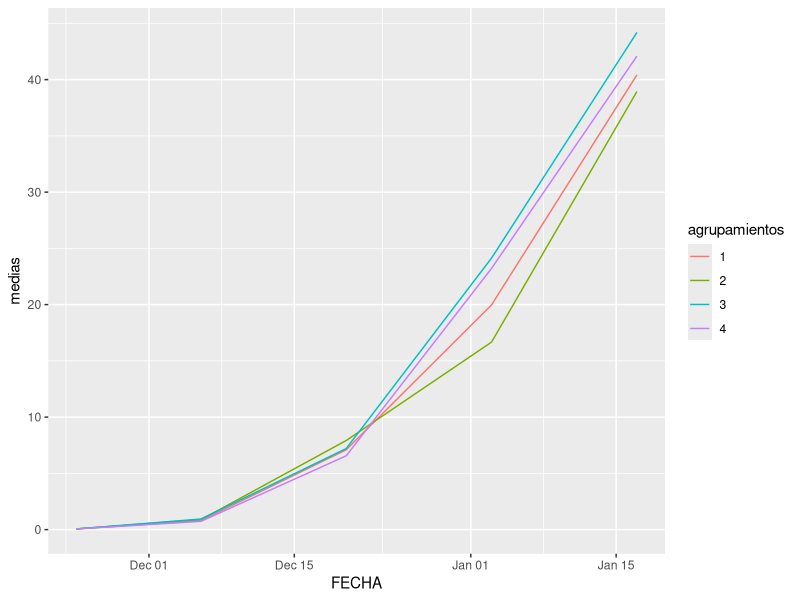
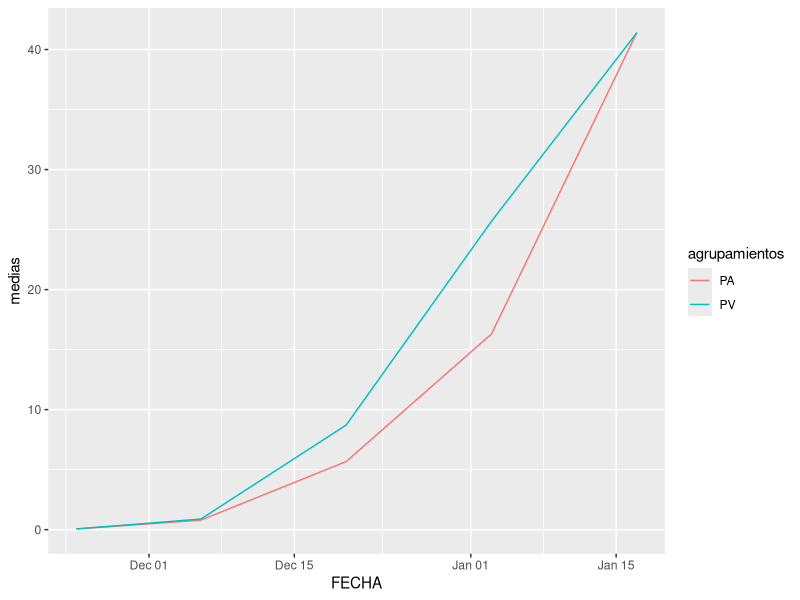
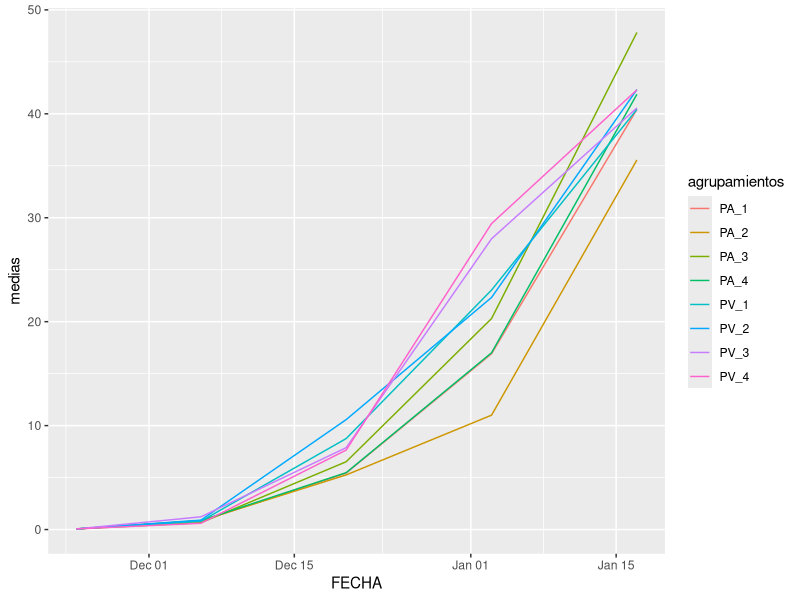
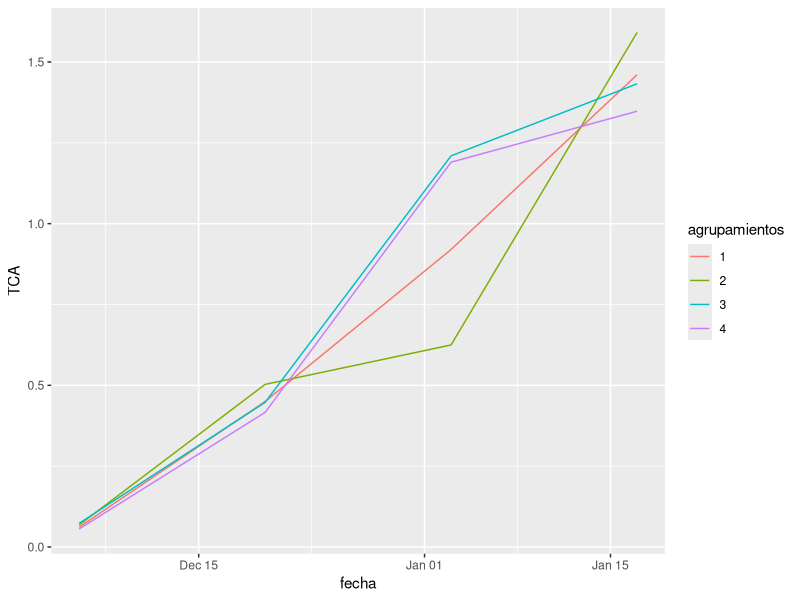
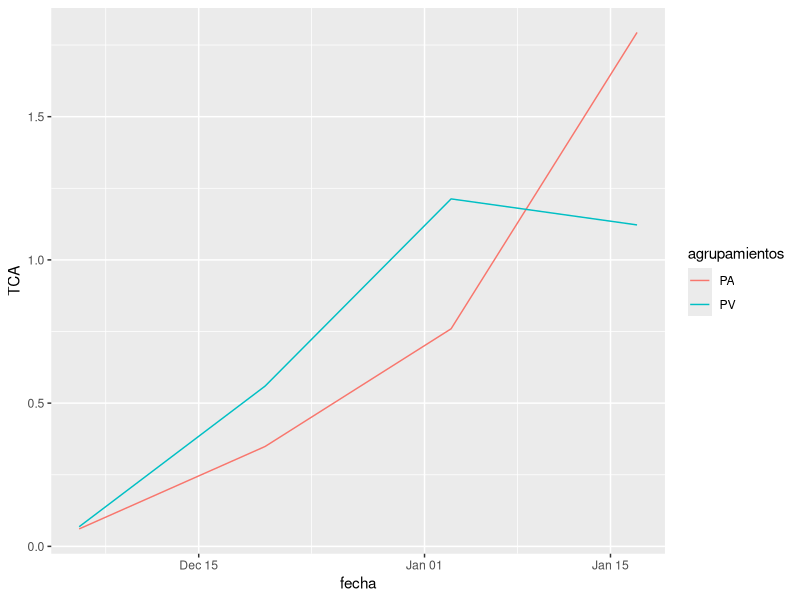
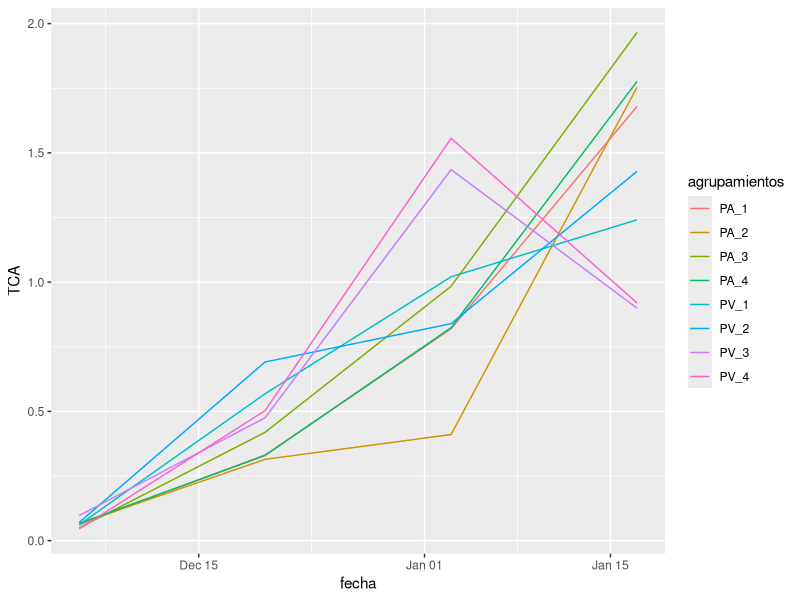
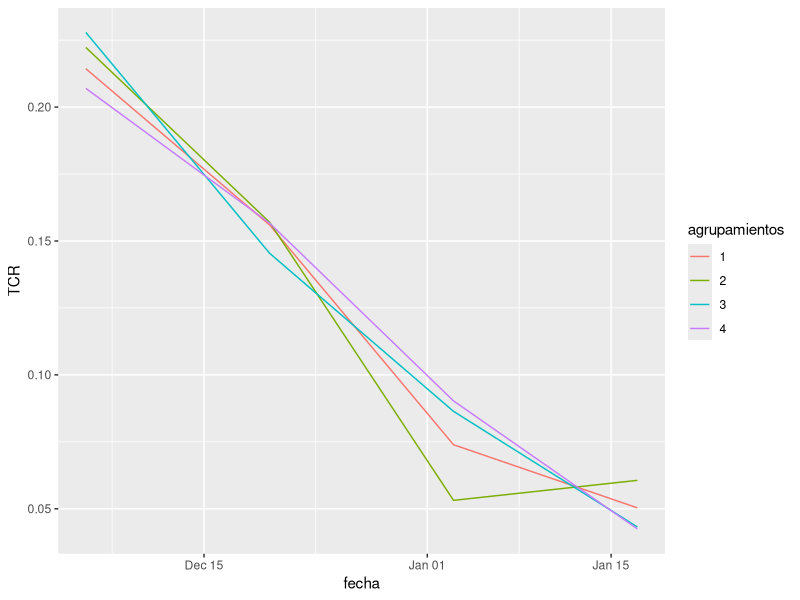
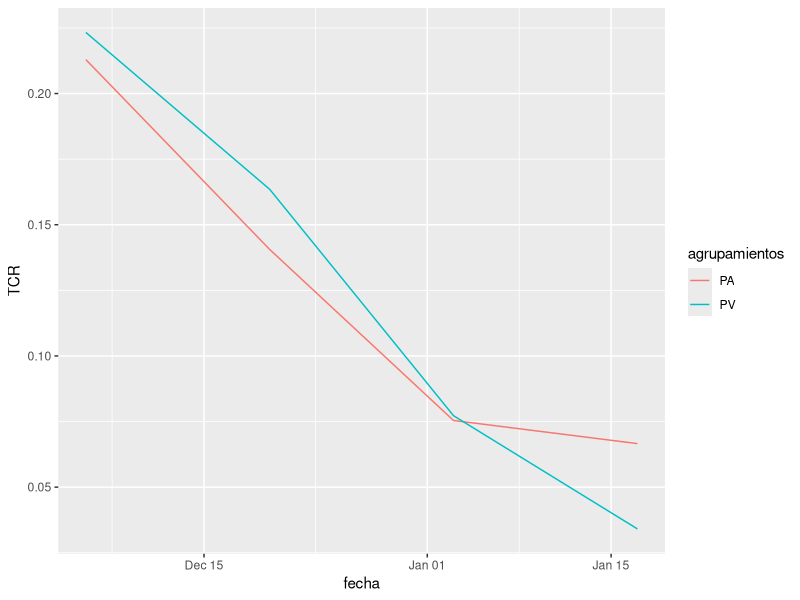

Write R code to recreate these figures, in order.
## ---- chunk 1
resumir2fat<-function(fat1, 
                      fat2, 
                      resp,
                      trat,
                      df
){
  nf1<-unique(fat1)
  nf2<-unique(fat2)
  alltrat<-unique(trat)
  
  medias<-c()
  Desvio_Standar<-c()
  numero<-c()
  ag<-c()
  
  for (f1 in nf1){
    ag<-c(ag, 'dosis')
    medias<-c(medias, mean(resp[fat1==f1]))
    Desvio_Standar<-c(Desvio_Standar, sd(resp[fat1==f1]))
    numero<-c(numero, sum(with(df, fat1==f1)))
  }
 
  for (f2 in nf2){
    ag<-c(ag, 'variedad')
    medias<-c(medias, mean(resp[fat2==f2]))
    Desvio_Standar<-c(Desvio_Standar, sd(resp[fat2==f2]))
    numero<-c(numero, sum(with(df, fat2==f2)))
  }
  for (t in alltrat){
    ag<-c(ag, 'tratamientos')
    medias<-c(medias, mean(resp[trat==t]))
    Desvio_Standar<-c(Desvio_Standar, sd(resp[trat==t]))
    numero<-c(numero, sum(with(df, trat==t)))
  }
  agrupamientos<-c(nf1, nf2, alltrat)
  CV<-(Desvio_Standar/medias)*100
  return(data.frame(ag, agrupamientos, numero, medias, Desvio_Standar, CV))
}
## ---- chunk 2
### Fecha 1
MS06DIC<-read.csv("MS06DIC.csv", header=TRUE, sep=",", dec=",")

nv<-c()

for (i in MS06DIC$Variedad){
  if (i==1){
    nv<-c(nv, 'PA')
  } else {
    nv<-c(nv, 'PV')
  }
}

MS06DIC["NV"]<-nv

MS06DIC["Tratamientos"]<-paste(MS06DIC$NV, MS06DIC$Dosis, sep="_") #esto agrega una columna con el nombre del tratamiento

### Fecha 2
MS20DIC<-read.csv("MS20DIC.csv", header=TRUE, sep=",", dec=",")

nv<-c()

for (i in MS20DIC$Variedad){
  if (i==1){
    nv<-c(nv, 'PA')
  } else {
    nv<-c(nv, 'PV')
  }
}

MS20DIC["NV"]<-nv

MS20DIC["Tratamientos"]<-paste(MS20DIC$NV, MS20DIC$Dosis, sep="_") #esto agrega una columna con el nombre del tratamiento

### Fecha 3
MS03ENE<-read.csv("MS03ENE.csv", header=TRUE, sep=",", dec=",")

nv<-c()

for (i in MS03ENE$Variedad){
  if (i==1){
    nv<-c(nv, 'PA')
  } else {
    nv<-c(nv, 'PV')
  }
}

MS03ENE["NV"]<-nv

MS03ENE["Tratamientos"]<-paste(MS03ENE$NV, MS03ENE$Dosis, sep="_") #esto agrega una columna con el nombre del tratamiento

# Fecha 4
MS17ENE<-read.csv("MS17ENE.csv", header=TRUE, sep=",", dec=",")

nv<-c()

for (i in MS17ENE$Variedad){
  if (i==1){
    nv<-c(nv, 'PA')
  } else {
    nv<-c(nv, 'PV')
  }
}

MS17ENE["NV"]<-nv

MS17ENE["Tratamientos"]<-paste(MS17ENE$NV, MS17ENE$Dosis, sep="_") #esto agrega una columna con el nombre del tratamiento
## ---- chunk 3
MSPLE1<-read.csv("plantines1.csv", header=TRUE, sep=",", dec=",")

MSPLE1$PesoT<-(MSPLE1$PesoTotal/MSPLE1$plantines)*3

MSPLE1$A<-c(52.850, 40.133, 28.911, 27.625,
            44.394, 47.834, 37.094, 19.809)

nv<-c()

for (i in MSPLE1$Variedad){
  if (i==1){
    nv<-c(nv, 'PA')
  } else {
    nv<-c(nv, 'PV')
  }
}

MSPLE1["NV"]<-nv

MSPLE1<-rbind(MSPLE1, MSPLE1, MSPLE1, MSPLE1)

MSPLE1$Dosis<-c(1,1,1,1,1,1,1,1,
                2,2,2,2,2,2,2,2,
                3,3,3,3,3,3,3,3,
                4,4,4,4,4,4,4,4)
MSPLE1["Tratamientos"]<-paste(MSPLE1$NV, MSPLE1$Dosis, sep="_") #esto agrega una columna con el nombre del tratamiento

## ---- chunk 4
#fecha 0 -plantines- (obntiene el descriptivo y luego añade una columna con la fecha)
descPT24NOV<-resumir2fat(MSPLE1$Dosis, MSPLE1$NV, MSPLE1$PesoT, MSPLE1$Tratamientos, MSPLE1)

fecha<-c()
for (i in c(1:14)){
  fecha<-c(fecha, "2022-11-24")
}
fecha<-as.Date(fecha, format="%Y-%m-%d")

descPT24NOV$FECHA<-fecha



#fecha 1 (ontiene el descriptivo y luego añade una columna con la fecha)
descPT06DIC<-resumir2fat(MS06DIC$Dosis, MS06DIC$NV, MS06DIC$PesoT, MS06DIC$Tratamientos, MS06DIC)

fecha<-c()
for (i in c(1:14)){
  fecha<-c(fecha, "2022-12-6")
}
fecha<-as.Date(fecha, format="%Y-%m-%d")

descPT06DIC$FECHA<-fecha

#fecha 2 (ontiene el descriptivo y luego añade una columna con la fecha)
descPT20DIC<-resumir2fat(MS20DIC$Dosis, MS20DIC$NV, MS20DIC$PesoT, MS20DIC$Tratamientos, MS20DIC)

fecha<-c()
for (i in c(1:14)){
  fecha<-c(fecha, "2022-12-20")
}
fecha<-as.Date(fecha, format="%Y-%m-%d")

descPT20DIC$FECHA<-fecha

#fecha 3 (ontiene el descriptivo y luego añade una columna con la fecha)

descPT03ENE<-resumir2fat(MS03ENE$Dosis, MS03ENE$NV, MS03ENE$PesoT, MS03ENE$Tratamientos, MS03ENE)

fecha<-c()
for (i in c(1:14)){
  fecha<-c(fecha, "2023-1-3")
}
fecha<-as.Date(fecha, format="%Y-%m-%d")

descPT03ENE$FECHA<-fecha

#fecha 4 (ontiene el descriptivo y luego añade una columna con la fecha)

descPT17ENE<-resumir2fat(MS17ENE$Dosis, MS17ENE$NV, MS17ENE$PesoT, MS17ENE$Tratamientos, MS17ENE)

fecha<-c()
for (i in c(1:14)){
  fecha<-c(fecha, "2023-1-17")
}
fecha<-as.Date(fecha, format="%Y-%m-%d")

descPT17ENE$FECHA<-fecha
## ---- chunk 5
descPTe1<-rbind(descPT24NOV, descPT06DIC, descPT20DIC, descPT03ENE, descPT17ENE)

descPTe1
## ---- chunk 6
library(ggplot2)
library(patchwork)

g1<-ggplot(data= descPTe1[descPTe1$ag=='dosis',], aes(FECHA, medias, color=agrupamientos))+geom_line()
g2<-ggplot(data= descPTe1[descPTe1$ag=='variedad',], aes(FECHA, medias, color=agrupamientos))+geom_line()
g3<-ggplot(data= descPTe1[descPTe1$ag=='tratamientos',], aes(FECHA, medias, color=agrupamientos))+geom_line()

g1
g2
g3
## ---- chunk 7

TCA1<-(descPT06DIC$medias-descPT24NOV$medias)/as.integer(difftime(descPT06DIC$FECHA, descPT24NOV$FECHA, units='days'))

TCA2<-(descPT20DIC$medias-descPT06DIC$medias)/as.integer(difftime(descPT20DIC$FECHA, descPT06DIC$FECHA, units='days'))

TCA3<-(descPT03ENE$medias-descPT20DIC$medias)/as.integer(difftime(descPT03ENE$FECHA, descPT20DIC$FECHA, units='days'))

TCA4<-(descPT17ENE$medias-descPT03ENE$medias)/as.integer(difftime(descPT17ENE$FECHA, descPT03ENE$FECHA, units='days'))

TCA<-c(TCA1, TCA2, TCA3, TCA4)
fecha<-c(descPT06DIC$FECHA, 
         descPT20DIC$FECHA,
         descPT03ENE$FECHA,
         descPT17ENE$FECHA)
ag<-c(descPT06DIC$ag, 
         descPT20DIC$ag,
         descPT03ENE$ag,
         descPT17ENE$ag)
agrupamientos<-c(descPT06DIC$agrupamientos, 
         descPT20DIC$agrupamientos,
         descPT03ENE$agrupamientos,
         descPT17ENE$agrupamientos)
dfTCA<-data.frame(fecha, ag, agrupamientos, TCA)

dfTCA

## ---- chunk 8
library(ggplot2)
library(patchwork)

g1<-ggplot(data= dfTCA[dfTCA$ag=='dosis',], aes(fecha, TCA, color=agrupamientos))+geom_line()
g2<-ggplot(data= dfTCA[dfTCA$ag=='variedad',], aes(fecha, TCA, color=agrupamientos))+geom_line()
g3<-ggplot(data= dfTCA[dfTCA$ag=='tratamientos',], aes(fecha, TCA, color=agrupamientos))+geom_line()

g1
g2
g3
## ---- chunk 9
TCR1<-(log(descPT06DIC$medias)-log(descPT24NOV$medias))/as.integer(difftime(descPT06DIC$FECHA, descPT24NOV$FECHA, units='days'))

TCR2<-(log(descPT20DIC$medias)-log(descPT06DIC$medias))/as.integer(difftime(descPT20DIC$FECHA, descPT06DIC$FECHA, units='days'))

TCR3<-(log(descPT03ENE$medias)-log(descPT20DIC$medias))/as.integer(difftime(descPT03ENE$FECHA, descPT20DIC$FECHA, units='days'))

TCR4<-(log(descPT17ENE$medias)-log(descPT03ENE$medias))/as.integer(difftime(descPT17ENE$FECHA, descPT03ENE$FECHA, units='days'))

TCR<-c(TCR1, TCR2, TCR3, TCR4)


dfTCA$TCR<-c(TCR)
## ---- chunk 10
library(ggplot2)
library(patchwork)

g1<-ggplot(data= dfTCA[dfTCA$ag=='dosis',], aes(fecha, TCR, color=agrupamientos))+geom_line()
g2<-ggplot(data= dfTCA[dfTCA$ag=='variedad',], aes(fecha, TCR, color=agrupamientos))+geom_line()
g3<-ggplot(data= dfTCA[dfTCA$ag=='tratamientos',], aes(fecha, TCR, color=agrupamientos))+geom_line()

g1
g2
g3
## ---- chunk 11

regModelAF<- function(trat, AS, HM){
  #creamos vectores vacios para guardar cada parametro del modelo: ordenada al origen, pendiente de la recta, coefi. pearson de la ordenada y de la pendiente, r^2 y r^2 ajustado del modelo
    ord <-c() 
    prord<-c()
    pend<-c()
    prpend<-c()
    rsq<-c()
    radj<-c()
    tratamientos<-unique(trat)
    
    #El ciclo FOR va ir realizando una regresion por CADA TRATAMIENTO y guardando los datos en cada vector creado

for (i in tratamientos){
  HMT<-HM[trat== i] #PESO HOJAS MEDIDAS DEL TRATAMIENTO I
  AFT<-AS[trat== i] #AREA FOLIAR DE LAS HOJAS MEDIDAS DEL TRATAMIENTO I
  
  regresion<-summary(lm(AFT~HMT)) #SE EJECUTA LA REGRESION
  
  ord<-c(ord, regresion$coefficients[1,1]) #guarda el intercept del tratamiento i en un vector
  prord<-c(prord, regresion$coefficients[1,4]) #guarda el coeficiente de pearson de la ordenada para el tratamiento i
  pend<-c(pend, regresion$coefficients[2,1]) #guarda la pendiente del tratamiento i en un vector
  prpend<-c(prpend, regresion$coefficients[2,4]) #guarda el coeficiente de pearson de la pendienyte en el tratamiento i
  rsq<-c(rsq, regresion$r.squared) #guarda el r^2 del modelo al tratamiento i
  radj<-c(radj, regresion$adj.r.squared) #guarda el r^2 ajustado del modelo para el tratamiento i
}
    
 # creamos un data frame con los vectores

MAF<-data.frame(tratamientos, ord, prord, pend, prpend, rsq, radj)

return(MAF)
    
}

## ---- chunk 12
modeloAfFecha2<-regModelAF(MS20DIC$Tratamientos, MS20DIC$AS, MS20DIC$HM)

modeloAfFecha3<-regModelAF(MS03ENE$Tratamientos, MS03ENE$AS, MS03ENE$HM)

modeloAfFecha4<-regModelAF(MS17ENE$Tratamientos, MS17ENE$AS, MS17ENE$HM)

## ---- chunk 13

calcAf<-function(H, trat, MAF){
#Se recorre fila por fila calculando PH*PENDIENA + ORDENADA para obtener un vector con el area foliar

areasF<-c()

for (i in c(1:32)){
  ordenada<-MAF$ord[MAF$tratamientos== trat[i]]
  pendiente<-MAF$pend[MAF$tratamientos== trat[i]]
  pesohojas<-H[i]
  af<-ordenada + pendiente*pesohojas
  areasF<-c(areasF, af) 
}
 return(areasF)  
}

## ---- chunk 14
MS20DIC$A<-calcAf(MS20DIC$HM+MS20DIC$HSM, MS20DIC$Tratamientos, modeloAfFecha2)

MS03ENE$A<-calcAf(MS03ENE$HM+MS03ENE$HSM, MS03ENE$Tratamientos, modeloAfFecha3)

MS17ENE$A<-calcAf(MS17ENE$HM+MS17ENE$HSM, MS17ENE$Tratamientos, modeloAfFecha4)

## ---- chunk 15
descA24NOV<-resumir2fat(MSPLE1$Dosis, MSPLE1$NV, MSPLE1$A, MSPLE1$Tratamientos, MSPLE1)

descA06DIC<-resumir2fat(MS06DIC$Dosis, MS06DIC$NV, MS06DIC$A, MS06DIC$Tratamientos, MS06DIC)

descA20DIC<-resumir2fat(MS20DIC$Dosis, MS20DIC$NV, MS20DIC$A, MS20DIC$Tratamientos, MS20DIC)

descA03ENE<-resumir2fat(MS03ENE$Dosis, MS03ENE$NV, MS03ENE$A, MS03ENE$Tratamientos, MS03ENE)

descA17ENE<-resumir2fat(MS17ENE$Dosis, MS17ENE$NV, MS17ENE$A, MS17ENE$Tratamientos, MS17ENE)
## ---- chunk 16
descPTe1$AREAF<-c(descA24NOV$medias,
            descA06DIC$medias, 
            descA20DIC$medias, 
            descA03ENE$medias, 
            descA17ENE$medias)
## ---- chunk 17
library(ggplot2)
library(patchwork)

g1<-ggplot(data= descPTe1[descPTe1$ag=='dosis',], aes(FECHA, AREAF, color=agrupamientos))+geom_line()
g2<-ggplot(data= descPTe1[descPTe1$ag=='variedad',], aes(FECHA, AREAF, color=agrupamientos))+geom_line()
g3<-ggplot(data= descPTe1[descPTe1$ag=='tratamientos',], aes(FECHA, AREAF, color=agrupamientos))+geom_line()

g1
g2
g3
## ---- chunk 18
TAL1<-TCA1*((log(descA06DIC$medias)-log(descA24NOV$medias))/(descA06DIC$medias-descA24NOV$medias))

TAL2<-TCA2*((log(descA20DIC$medias)-log(descA06DIC$medias))/(descA20DIC$medias-descA06DIC$medias))

TAL3<-TCA3*((log(descA03ENE$medias)-log(descA20DIC$medias))/(descA03ENE$medias-descA20DIC$medias))

TAL4<-TCA4*((log(descA17ENE$medias)-log(descA03ENE$medias))/(descA17ENE$medias-descA03ENE$medias))

TAL<-c(TAL1, TAL2, TAL3, TAL4)


dfTCA$TAL<-TAL
## ---- chunk 19
library(ggplot2)
library(patchwork)

g1<-ggplot(data= dfTCA[dfTCA$ag=='dosis',], aes(fecha, TAL, color=agrupamientos))+geom_line()
g2<-ggplot(data= dfTCA[dfTCA$ag=='variedad',], aes(fecha, TAL, color=agrupamientos))+geom_line()
g3<-ggplot(data= dfTCA[dfTCA$ag=='tratamientos',], aes(fecha, TAL, color=agrupamientos))+geom_line()

g1
g2
g3
## ---- chunk 20
NE1<-read.csv('NutrientesE1.csv', header=T, sep=',', dec=',')

nv<-c()

for (i in NE1$variedad){
  if (i==1){
    nv<-c(nv, 'PA')
  } else {
    nv<-c(nv, 'PV')
  }
}

NE1["NV"]<-nv

NE1["Tratamientos"]<-paste(NE1$NV, NE1$dosis, sep="_") #esto agrega una columna con el nombre del tratamiento

## ---- chunk 21
#Obtener una estadistica descriptiva del nitrogeno para cada fecha

NE1$Medicion<-trimws(NE1$Medicion)

#fecha 1
NF<-NE1[NE1$Medicion =="PRIMERA",]

descN06DIC<-resumir2fat(NF$dosis, 
                        NF$NV, 
                        NF$N., 
                        NF$Tratamientos, 
                        NF)

fecha<-c()
for (i in c(1:14)){
  fecha<-c(fecha, "2022-12-6")
}
fecha<-as.Date(fecha, format="%Y-%m-%d")

descN06DIC$FECHA<-fecha

#fecha 2

NF<-NE1[NE1$Medicion =="SEGUNDA",]

descN20DIC<-resumir2fat(NF$dosis, 
                        NF$NV, 
                        NF$N., 
                        NF$Tratamientos, 
                        NF)

fecha<-c()
for (i in c(1:14)){
  fecha<-c(fecha, "2022-12-20")
}
fecha<-as.Date(fecha, format="%Y-%m-%d")

descN20DIC$FECHA<-fecha

#fecha 3

NF<-NE1[NE1$Medicion =="TERCERA",]

descN03ENE<-resumir2fat(NF$dosis, 
                        NF$NV, 
                        NF$N., 
                        NF$Tratamientos, 
                        NF)

fecha<-c()

for (i in c(1:14)){
  fecha<-c(fecha, "2023-1-3")
}
fecha<-as.Date(fecha, format="%Y-%m-%d")

descN03ENE$FECHA<-fecha
 
#fecha 4 
  NF<-NE1[NE1$Medicion =="CUARTA",]

descN17ENE<-resumir2fat(NF$dosis, 
                        NF$NV, 
                        NF$N., 
                        NF$Tratamientos, 
                        NF)

fecha<-c()
for (i in c(1:14)){
  fecha<-c(fecha, "2023-1-17")
}
fecha<-as.Date(fecha, format="%Y-%m-%d")

descN17ENE$FECHA<-fecha

#unir en un data frame

descNe1<-rbind(descN06DIC,
               descN20DIC,
               descN03ENE,
               descN17ENE)


## ---- chunk 22
library(ggplot2)
g1<-ggplot(descNe1[descNe1$ag=='dosis',], aes(FECHA, medias, color=agrupamientos))+geom_line()

g2<-ggplot(descNe1[descNe1$ag=='variedad',], aes(FECHA, medias, color=agrupamientos))+geom_line()

g3<-ggplot(descNe1[descNe1$ag=='tratamientos',], aes(FECHA, medias, color=agrupamientos))+geom_line()

g1
g2
g3
## ---- chunk 23
concN<-c(NA, NA, NA, NA, NA, NA, NA, NA, NA, NA, NA, NA, NA, NA,
         descNe1$medias)

descPTe1$Nx100<-concN

descPTe1$Nacu<-descPTe1$Nx100*descPTe1$medias

descPTe1

g1<-ggplot(descPTe1[descPTe1$ag=='dosis',], aes(FECHA, Nacu, color=agrupamientos))+geom_line()

g2<-ggplot(descPTe1[descPTe1$ag=='variedad',], aes(FECHA, Nacu, color=agrupamientos))+geom_line()

g3<-ggplot(descPTe1[descPTe1$ag=='tratamientos',], aes(FECHA, Nacu, color=agrupamientos))+geom_line()

g1
g2
g3
## ---- chunk 24
#Obtener una estadistica descriptiva del Fósforo para cada fecha

NE1$Medicion<-trimws(NE1$Medicion)

#fecha 1
NF<-NE1[NE1$Medicion =="PRIMERA",]

descP06DIC<-resumir2fat(NF$dosis, 
                        NF$NV, 
                        NF$P., 
                        NF$Tratamientos, 
                        NF)

fecha<-c()
for (i in c(1:14)){
  fecha<-c(fecha, "2022-12-6")
}
fecha<-as.Date(fecha, format="%Y-%m-%d")

descP06DIC$FECHA<-fecha

#fecha 2

NF<-NE1[NE1$Medicion =="SEGUNDA",]

descP20DIC<-resumir2fat(NF$dosis, 
                        NF$NV, 
                        NF$P., 
                        NF$Tratamientos, 
                        NF)

fecha<-c()
for (i in c(1:14)){
  fecha<-c(fecha, "2022-12-20")
}
fecha<-as.Date(fecha, format="%Y-%m-%d")

descP20DIC$FECHA<-fecha

#fecha 3

NF<-NE1[NE1$Medicion =="TERCERA",]

descP03ENE<-resumir2fat(NF$dosis, 
                        NF$NV, 
                        NF$P., 
                        NF$Tratamientos, 
                        NF)

fecha<-c()

for (i in c(1:14)){
  fecha<-c(fecha, "2023-1-3")
}
fecha<-as.Date(fecha, format="%Y-%m-%d")

descP03ENE$FECHA<-fecha
 
#fecha 4 
  NF<-NE1[NE1$Medicion =="CUARTA",]

descP17ENE<-resumir2fat(NF$dosis, 
                        NF$NV, 
                        NF$P., 
                        NF$Tratamientos, 
                        NF)

fecha<-c()
for (i in c(1:14)){
  fecha<-c(fecha, "2023-1-17")
}
fecha<-as.Date(fecha, format="%Y-%m-%d")

descP17ENE$FECHA<-fecha

#unir en un data frame

descPe1<-rbind(descP06DIC,
               descP20DIC,
               descP03ENE,
               descP17ENE)


## ---- chunk 25
library(ggplot2)
g1<-ggplot(descPe1[descPe1$ag=='dosis',], aes(FECHA, medias, color=agrupamientos))+geom_line()

g2<-ggplot(descPe1[descPe1$ag=='variedad',], aes(FECHA, medias, color=agrupamientos))+geom_line()

g3<-ggplot(descPe1[descPe1$ag=='tratamientos',], aes(FECHA, medias, color=agrupamientos))+geom_line()

g1
g2
g3
## ---- chunk 26
concP<-c(NA, NA, NA, NA, NA, NA, NA, NA, NA, NA, NA, NA, NA, NA,
         descPe1$medias)

descPTe1$Px100<-concP

descPTe1$Pacu<-descPTe1$Px100*descPTe1$medias

descPTe1

g1<-ggplot(descPTe1[descPTe1$ag=='dosis',], aes(FECHA, Pacu, color=agrupamientos))+geom_line()

g2<-ggplot(descPTe1[descPTe1$ag=='variedad',], aes(FECHA, Pacu, color=agrupamientos))+geom_line()

g3<-ggplot(descPTe1[descPTe1$ag=='tratamientos',], aes(FECHA, Pacu, color=agrupamientos))+geom_line()

g1
g2
g3
## ---- chunk 27
#Obtener una estadistica descriptiva del nitrogeno para cada fecha

NE1$Medicion<-trimws(NE1$Medicion)

#fecha 1
NF<-NE1[NE1$Medicion =="PRIMERA",]

descK06DIC<-resumir2fat(NF$dosis, 
                        NF$NV, 
                        NF$K., 
                        NF$Tratamientos, 
                        NF)

fecha<-c()
for (i in c(1:14)){
  fecha<-c(fecha, "2022-12-6")
}
fecha<-as.Date(fecha, format="%Y-%m-%d")

descK06DIC$FECHA<-fecha

#fecha 2

NF<-NE1[NE1$Medicion =="SEGUNDA",]

descK20DIC<-resumir2fat(NF$dosis, 
                        NF$NV, 
                        NF$K., 
                        NF$Tratamientos, 
                        NF)

fecha<-c()
for (i in c(1:14)){
  fecha<-c(fecha, "2022-12-20")
}
fecha<-as.Date(fecha, format="%Y-%m-%d")

descK20DIC$FECHA<-fecha

#fecha 3

NF<-NE1[NE1$Medicion =="TERCERA",]

descK03ENE<-resumir2fat(NF$dosis, 
                        NF$NV, 
                        NF$K., 
                        NF$Tratamientos, 
                        NF)

fecha<-c()

for (i in c(1:14)){
  fecha<-c(fecha, "2023-1-3")
}
fecha<-as.Date(fecha, format="%Y-%m-%d")

descK03ENE$FECHA<-fecha
 
#fecha 4 
  NF<-NE1[NE1$Medicion =="CUARTA",]

descK17ENE<-resumir2fat(NF$dosis, 
                        NF$NV, 
                        NF$K., 
                        NF$Tratamientos, 
                        NF)

fecha<-c()
for (i in c(1:14)){
  fecha<-c(fecha, "2023-1-17")
}
fecha<-as.Date(fecha, format="%Y-%m-%d")

descK17ENE$FECHA<-fecha

#unir en un data frame

descKe1<-rbind(descK06DIC,
               descK20DIC,
               descK03ENE,
               descK17ENE)


## ---- chunk 28
library(ggplot2)
g1<-ggplot(descKe1[descKe1$ag=='dosis',], aes(FECHA, medias, color=agrupamientos))+geom_line()

g2<-ggplot(descKe1[descKe1$ag=='variedad',], aes(FECHA, medias, color=agrupamientos))+geom_line()

g3<-ggplot(descKe1[descKe1$ag=='tratamientos',], aes(FECHA, medias, color=agrupamientos))+geom_line()

g1
g2
g3
## ---- chunk 29
concK<-c(NA, NA, NA, NA, NA, NA, NA, NA, NA, NA, NA, NA, NA, NA,
         descKe1$medias)

descPTe1$Kx100<-concK

descPTe1$Kacu<-descPTe1$Kx100*descPTe1$medias

descPTe1

g1<-ggplot(descPTe1[descPTe1$ag=='dosis',], aes(FECHA, Kacu, color=agrupamientos))+geom_line()

g2<-ggplot(descPTe1[descPTe1$ag=='variedad',], aes(FECHA, Kacu, color=agrupamientos))+geom_line()

g3<-ggplot(descPTe1[descPTe1$ag=='tratamientos',], aes(FECHA, Kacu, color=agrupamientos))+geom_line()

g1
g2
g3
## ---- chunk 30
#Obtener una estadistica descriptiva del nitrogeno para cada fecha

NE1$Medicion<-trimws(NE1$Medicion)

#fecha 1
NF<-NE1[NE1$Medicion =="PRIMERA",]

descCa06DIC<-resumir2fat(NF$dosis, 
                        NF$NV, 
                        NF$Ca., 
                        NF$Tratamientos, 
                        NF)

fecha<-c()
for (i in c(1:14)){
  fecha<-c(fecha, "2022-12-6")
}
fecha<-as.Date(fecha, format="%Y-%m-%d")

descCa06DIC$FECHA<-fecha

#fecha 2

NF<-NE1[NE1$Medicion =="SEGUNDA",]

descCa20DIC<-resumir2fat(NF$dosis, 
                        NF$NV, 
                        NF$Ca., 
                        NF$Tratamientos, 
                        NF)

fecha<-c()
for (i in c(1:14)){
  fecha<-c(fecha, "2022-12-20")
}
fecha<-as.Date(fecha, format="%Y-%m-%d")

descCa20DIC$FECHA<-fecha

#fecha 3

NF<-NE1[NE1$Medicion =="TERCERA",]

descCa03ENE<-resumir2fat(NF$dosis, 
                        NF$NV, 
                        NF$Ca., 
                        NF$Tratamientos, 
                        NF)

fecha<-c()

for (i in c(1:14)){
  fecha<-c(fecha, "2023-1-3")
}
fecha<-as.Date(fecha, format="%Y-%m-%d")

descCa03ENE$FECHA<-fecha
 
#fecha 4 
  NF<-NE1[NE1$Medicion =="CUARTA",]

descCa17ENE<-resumir2fat(NF$dosis, 
                        NF$NV, 
                        NF$Ca., 
                        NF$Tratamientos, 
                        NF)

fecha<-c()
for (i in c(1:14)){
  fecha<-c(fecha, "2023-1-17")
}
fecha<-as.Date(fecha, format="%Y-%m-%d")

descCa17ENE$FECHA<-fecha

#unir en un data frame

descCae1<-rbind(descCa06DIC,
               descCa20DIC,
               descCa03ENE,
               descCa17ENE)


## ---- chunk 31
library(ggplot2)
g1<-ggplot(descKe1[descCae1$ag=='dosis',], aes(FECHA, medias, color=agrupamientos))+geom_line()

g2<-ggplot(descKe1[descCae1$ag=='variedad',], aes(FECHA, medias, color=agrupamientos))+geom_line()

g3<-ggplot(descKe1[descCae1$ag=='tratamientos',], aes(FECHA, medias, color=agrupamientos))+geom_line()

g1
g2
g3
## ---- chunk 32
concK<-c(NA, NA, NA, NA, NA, NA, NA, NA, NA, NA, NA, NA, NA, NA,
         descCae1$medias)

descPTe1$Cax100<-concK

descPTe1$Caacu<-descPTe1$Cax100*descPTe1$medias

descPTe1

g1<-ggplot(descPTe1[descPTe1$ag=='dosis',], aes(FECHA, Caacu, color=agrupamientos))+geom_line()

g2<-ggplot(descPTe1[descPTe1$ag=='variedad',], aes(FECHA, Caacu, color=agrupamientos))+geom_line()

g3<-ggplot(descPTe1[descPTe1$ag=='tratamientos',], aes(FECHA, Caacu, color=agrupamientos))+geom_line()

g1
g2
g3
## ---- chunk 33
#Obtener una estadistica descriptiva del nitrogeno para cada fecha

NE1$Medicion<-trimws(NE1$Medicion)

#fecha 1
NF<-NE1[NE1$Medicion =="PRIMERA",]

descMg06DIC<-resumir2fat(NF$dosis, 
                        NF$NV, 
                        NF$Mg., 
                        NF$Tratamientos, 
                        NF)

fecha<-c()
for (i in c(1:14)){
  fecha<-c(fecha, "2022-12-6")
}
fecha<-as.Date(fecha, format="%Y-%m-%d")

descMg06DIC$FECHA<-fecha

#fecha 2

NF<-NE1[NE1$Medicion =="SEGUNDA",]

descMg20DIC<-resumir2fat(NF$dosis, 
                        NF$NV, 
                        NF$Mg., 
                        NF$Tratamientos, 
                        NF)

fecha<-c()
for (i in c(1:14)){
  fecha<-c(fecha, "2022-12-20")
}
fecha<-as.Date(fecha, format="%Y-%m-%d")

descMg20DIC$FECHA<-fecha

#fecha 3

NF<-NE1[NE1$Medicion =="TERCERA",]

descMg03ENE<-resumir2fat(NF$dosis, 
                        NF$NV, 
                        NF$Mg., 
                        NF$Tratamientos, 
                        NF)

fecha<-c()

for (i in c(1:14)){
  fecha<-c(fecha, "2023-1-3")
}
fecha<-as.Date(fecha, format="%Y-%m-%d")

descMg03ENE$FECHA<-fecha
 
#fecha 4 
  NF<-NE1[NE1$Medicion =="CUARTA",]

descMg17ENE<-resumir2fat(NF$dosis, 
                        NF$NV, 
                        NF$Mg., 
                        NF$Tratamientos, 
                        NF)

fecha<-c()
for (i in c(1:14)){
  fecha<-c(fecha, "2023-1-17")
}
fecha<-as.Date(fecha, format="%Y-%m-%d")

descMg17ENE$FECHA<-fecha

#unir en un data frame

descMge1<-rbind(descMg06DIC,
               descMg20DIC,
               descMg03ENE,
               descMg17ENE)


## ---- chunk 34
library(ggplot2)
g1<-ggplot(descKe1[descMge1$ag=='dosis',], aes(FECHA, medias, color=agrupamientos))+geom_line()

g2<-ggplot(descKe1[descMge1$ag=='variedad',], aes(FECHA, medias, color=agrupamientos))+geom_line()

g3<-ggplot(descKe1[descMge1$ag=='tratamientos',], aes(FECHA, medias, color=agrupamientos))+geom_line()

g1
g2
g3
## ---- chunk 35
concMg<-c(NA, NA, NA, NA, NA, NA, NA, NA, NA, NA, NA, NA, NA, NA,
         descKe1$medias)

descPTe1$Mgx100<-concMg

descPTe1$Mgacu<-descPTe1$Mgx100*descPTe1$medias

descPTe1

g1<-ggplot(descPTe1[descPTe1$ag=='dosis',], aes(FECHA, Mgacu, color=agrupamientos))+geom_line()

g2<-ggplot(descPTe1[descPTe1$ag=='variedad',], aes(FECHA, Mgacu, color=agrupamientos))+geom_line()

g3<-ggplot(descPTe1[descPTe1$ag=='tratamientos',], aes(FECHA, Mgacu, color=agrupamientos))+geom_line()

g1
g2
g3
